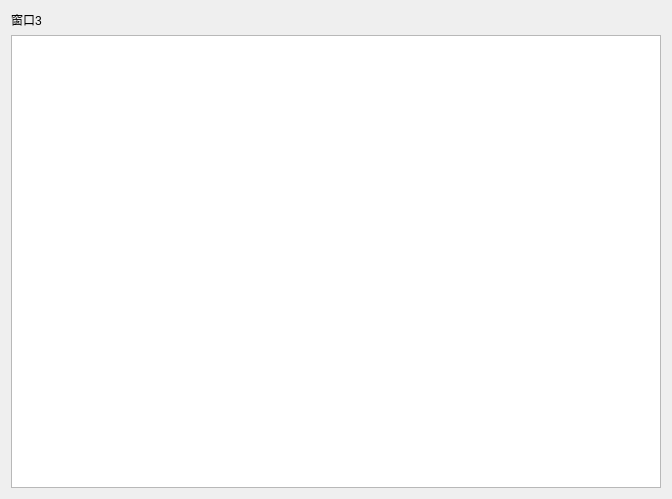
<?xml version="1.0" encoding="UTF-8"?>
<ui version="4.0">
 <class>Dialog3</class>
 <widget class="QDialog" name="Dialog3">
  <property name="geometry">
   <rect>
    <x>0</x>
    <y>0</y>
    <width>672</width>
    <height>499</height>
   </rect>
  </property>
  <property name="windowTitle">
   <string>Dialog</string>
  </property>
  <layout class="QGridLayout" name="gridLayout">
   <item row="0" column="0">
    <layout class="QVBoxLayout" name="verticalLayout">
     <item>
      <widget class="QLabel" name="label">
       <property name="text">
        <string>窗口3</string>
       </property>
      </widget>
     </item>
     <item>
      <widget class="QPlainTextEdit" name="plainTextEdit"/>
     </item>
    </layout>
   </item>
  </layout>
 </widget>
 <resources/>
 <connections/>
</ui>
